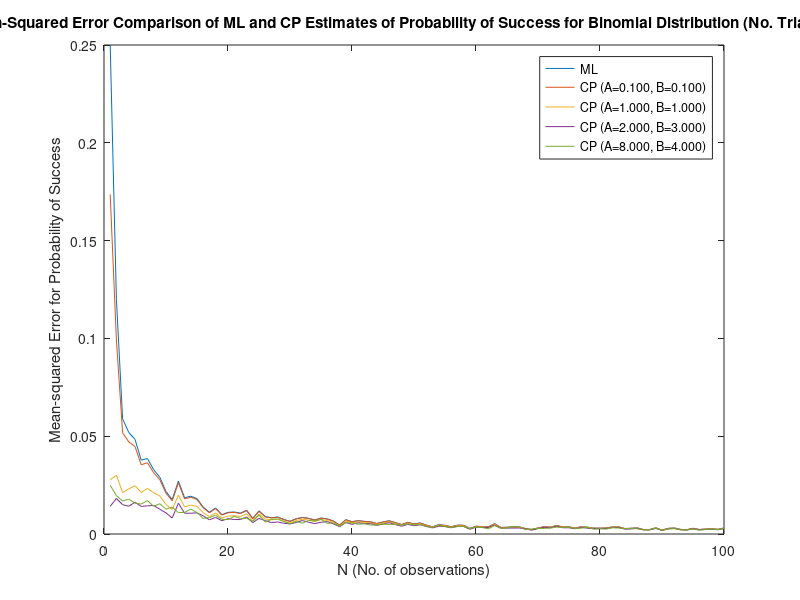

Source code (MATLAB):
clc; clear all; close all;

% Binomial distribution parameters
N = 1:1:100; % No. of observations, we are interested in various N values
p = 0.5; % Probability of success for one trial
        % - Also the mean for Bernoulli distribution (individual trials)
        % - This is the true value of the parameter being compared with
        %   the ML and CP estimates

% Number of trials for each distinct number of observations (for MEAN
% squared error calculation VS. N)
nTrials = 100;

% Data generation
% - Generate vector of 1's and 0's for EACH distinct N MULTIPLE times
% - Since these vectors are differently sized, I store them in a cell array
% - The rows of the cell matrix represent each distinct N
% - Each element of the cell matrix is an N-by-nTrials normal matrix
%   (for vectorization purposes)
%   - So each COLUMN of the inner matrix represents a different trial for
%     the fixed N associated with that matrix
x = cell(size(N,2),1); % can just use length(N) for vectors
for i = 1:size(N,2)
    % Temporary inner matrix
    x_i = [];
    % Fill the inner matrix with trials
    % Take transpose of output of rand so you get a column vector (trials
    % are columns)
    for j = 1:nTrials
        x_i = [x_i (rand(1,N(i))<=p)'];
    end
    % Store the matrix in the cell array
    x{i,1} = x_i; % USE CURLY BRACES TO REPLACE DATA,
                % smooth brace indexing replaces cells
end


% Compute mean-squared errors of ML estimates for each observation
% - Store them a vector the same size as N (to plot them together later)
% - We'll also store the counts of 1's and 0's because we'll need it later
%   to calculate the CP estimates (which rely on m and l)
%   - m and l will be N-by-nTrials matrices, like the inner matrices of x
MSE_ML = [];
m = [];
l = [];
for i = 1:size(N,2)
    % Sum matrix elements along columns (i.e. sum all the rows/observations)
    % to count the number of 1's for each trial for a fixed N (m)
    % Subtract m from N to get l
    m_i = sum(x{i,1},1); % be careful when dealing with row/col vectors,
                        % make sure you're adding along the proper dim
                        % dim = 1: sum the cols, dim = 2: sum the rows
    l_i = N(i)-m_i;
    % Find ML estimate by dividing m by no. of observations
    mu_ML_i = m_i/N(i);
    % Find mean squared error by averaging squared error for each
    % ML measurement across all trials (average the columns)
    MSE_ML_i = mean((mu_ML_i-p).^2,2);
    % Store values into overall ML, m, and l vectors/matrices
    MSE_ML = [MSE_ML MSE_ML_i];
    m = [m; m_i];
    l = [l; l_i];
end

% Compute mean-squared errors of conjugate prior estimates

% Beta distribution hyperparameters for prior (4 sets)
a = [0.1, 1, 2, 8];
b = [0.1, 1, 3, 4];

% Store these conjugate prior estimates in a matrix, same row length as N
% Row - distinct observations, Col - hyperparameter sets
MSE_CP = [];
% Iterate through hyperparameters sets
for i = 1:size(a,2)
    % Calculate the conj. prior estimates using metric on P73
    % Since we're using m and l, recall that the output is an N-by-nTrials
    % matrix and perform element-wise operations
    mu_CP_i = (m+a(i))./(m+a(i)+l+b(i));
    % Take difference from true value (p) and average across trials
    % (average the columns) to get mean-squared error
    MSE_CP_i = mean((mu_CP_i-p).^2,2);
    % Store in overall MSE_CP matrix
    MSE_CP = [MSE_CP MSE_CP_i];
end

% Plots of mean-squared errors for each case
figure
plot(N,MSE_ML)
hold on

for i = 1:size(a,2)
    plot(N,MSE_CP(:,i))
    hold on
end

title(['Mean-Squared Error Comparison of ML and CP Estimates of Probability of Success '...
        'for Binomial Distribution ',sprintf('(No. Trials = %d)',nTrials)])
legend('ML',...
        sprintf('CP (A=%.3f, B=%.3f)',a(1),b(1)),...
        sprintf('CP (A=%.3f, B=%.3f)',a(2),b(2)),...
        sprintf('CP (A=%.3f, B=%.3f)',a(3),b(3)),...
        sprintf('CP (A=%.3f, B=%.3f)',a(4),b(4)))
xlabel('N (No. of observations)')
ylabel('Mean-squared Error for Probability of Success')
hold off